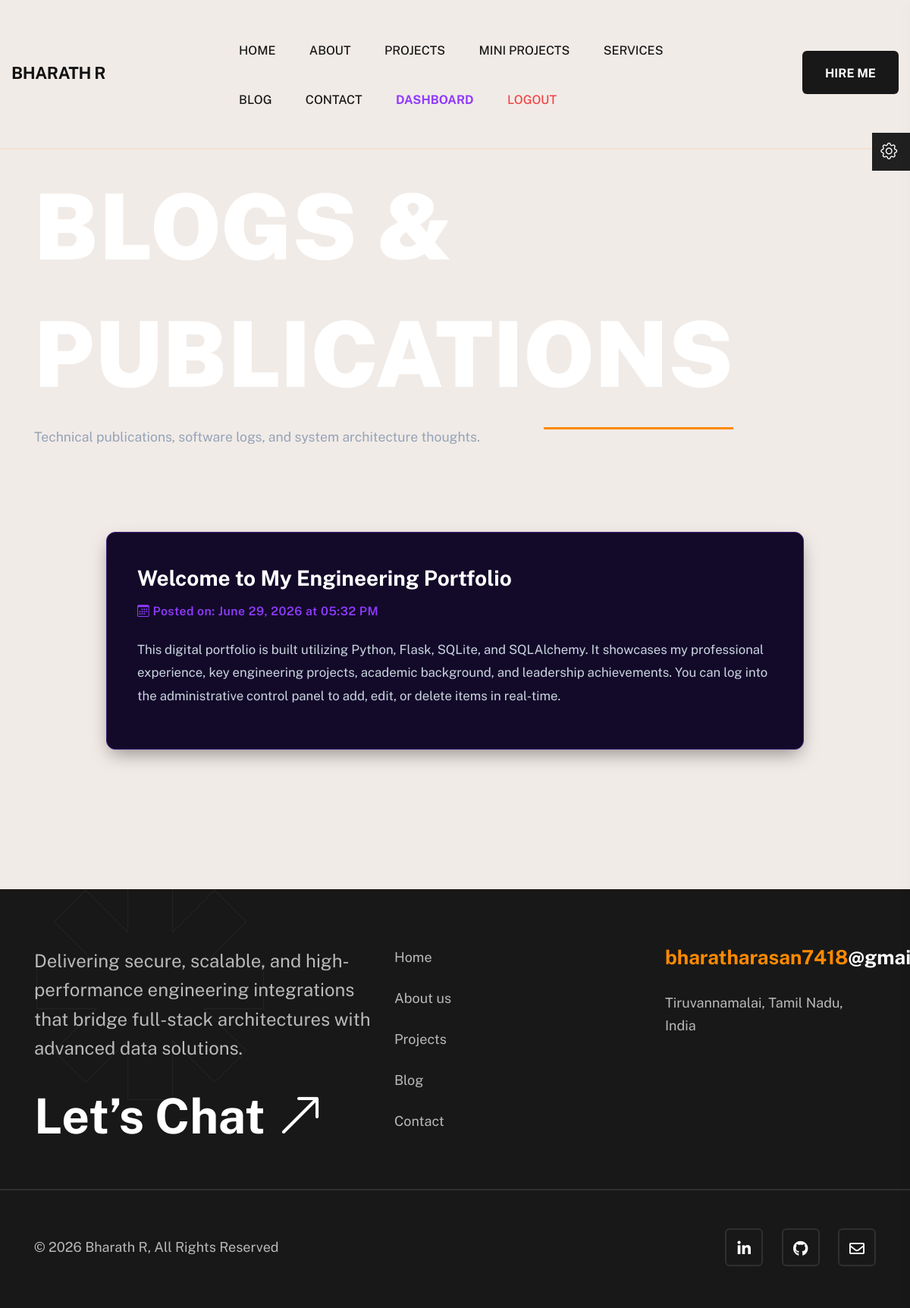
/blogs (signed in), run on the app's committed database.
### app.py (models this page shows)
class Blog(db.Model):
    id = db.Column(db.Integer, primary_key=True)
    title = db.Column(db.String(150), nullable=False)
    content = db.Column(db.Text, nullable=False)
    date_posted = db.Column(db.DateTime, nullable=False, default=datetime.utcnow)

### app.py (the view)
@app.route('/blogs')
def blogs():
    all_blogs = Blog.query.order_by(Blog.date_posted.desc()).all()
    return render_template('blogs.html', blogs=all_blogs)

### app.py (called while the page is built)
@login_manager.user_loader
def load_user(user_id):
    return Admin.query.get(int(user_id))

### templates/blogs.html
{% extends 'base.html' %}
{% block content %}
<div class="page-title-area pt-215 pb-30">
    <div class="container">
        <div class="row align-items-center">
            <div class="col-lg-9">
                <div class="page-title-wrapper text-lg-start text-center mb-40">
                    <h2 class="page-title mb-10" style="color: white;">Blogs & Publications</h2>
                    <p style="color: #94a3b8; font-size: 1.1rem;">Technical publications, software logs, and system architecture thoughts.</p>
                </div>
            </div>
        </div>
    </div>
</div>
<section class="blogs-details pt-40 pb-160">
    <div class="container">
        <div class="row justify-content-center">
            <div class="col-lg-10">
                {% for blog in blogs %}
                <div class="card mb-4" style="background: #130a2a; border: 1px solid #3c1e75; border-radius: 12px; padding: 40px; box-shadow: 0 10px 25px -5px rgba(0, 0, 0, 0.4);">
                    <h3 style="color: white; font-weight: 700; margin-bottom: 10px;">{{ blog.title }}</h3>
                    <small style="color:#913BFF; font-weight: 600; letter-spacing: 0.5px; display: block; margin-bottom: 20px;"><i class="bi bi-calendar3"></i> Posted on: {{ blog.date_posted.strftime('%B %d, %Y at %I:%M %p') }}</small>
                    <p style="color:#cbd5e1; font-size: 1.05rem; line-height: 1.8; white-space: pre-wrap;">{{ blog.content }}</p>
                </div>
                {% else %}
                <div class="text-center py-5" style="background: #130a2a; border: 1px solid #3c1e75; border-radius: 12px; padding: 50px;">
                    <p style="color: #94a3b8; font-size: 1.1rem;">No technical insights broadcasted yet. Log in to dashboard to post.</p>
                </div>
                {% endfor %}
            </div>
        </div>
    </div>
</section>
{% endblock %}

### static/css/spacing.css (style rules this page uses)
.mb-10 { margin-bottom: 10px; }
.mb-40 { margin-bottom: 40px; }
.pt-40 { padding-top: 40px; }
.pt-215 { padding-top: 215px; }
.pb-30 { padding-bottom: 30px; }
.pb-160 { padding-bottom: 160px; }

### templates/base.html (style rules this page uses)
:root { --accent-cyan: #913BFF; --text-muted: #94a3b8; --card-dark: #120c24; }
.card { background: #130a2a; border: 1px solid #3c1e75; padding: 2.2rem; border-radius: 12px; box-shadow: 0 10px 25px -5px rgba(0, 0, 0, 0.4); transition: transform 0.3s ease, border-color 0.3s ease, box-shadow 0.3s ease; }
.card h3, .card h4 { color: #ffffff; font-weight: 650; margin-bottom: 0.85rem; }
.card p { font-size: 0.95rem; line-height: 1.6; }

### data on the page
Blog: title "Welcome to My Engineering Portfolio", date_posted "June 29, 2026 at 05:32 PM", content "This digital portfolio is built utilizing Python, Flask, SQLite, and SQLAlchemy. It showcases my professional experience, key engineering projects, academic background, and leadership achievements. You can log into the administrative control panel to add, edit, or delete items in real-time."
